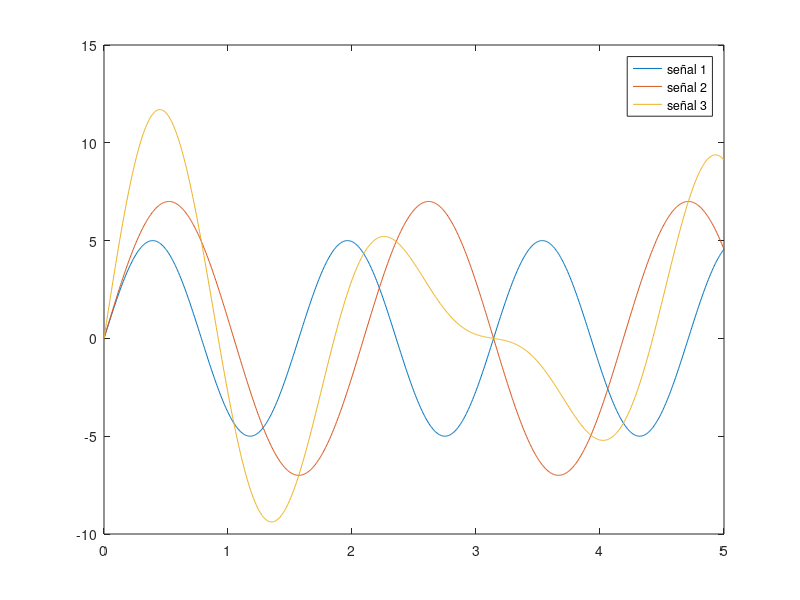

This figure's MATLAB source:
clc;
t=linspace(0,5,1000);
i1=5*sin(4*t);
i2=7*sin(3*t);
i3=i1+i2;
plot(t,i1,t,i2,t,i3);
legend("señal 1" , "señal 2" , "señal 3");
